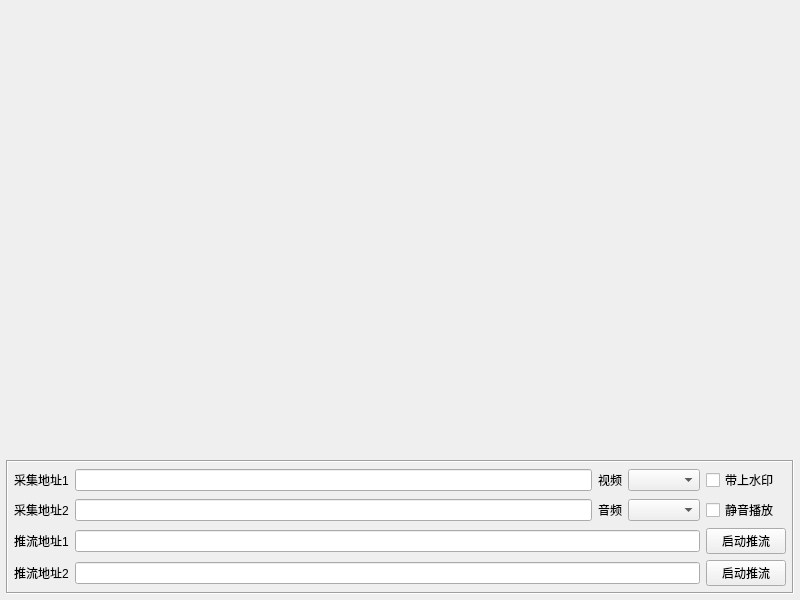
<?xml version="1.0" encoding="UTF-8"?>
<ui version="4.0">
 <class>FormDevicePush</class>
 <widget class="QWidget" name="FormDevicePush">
  <property name="geometry">
   <rect>
    <x>0</x>
    <y>0</y>
    <width>800</width>
    <height>600</height>
   </rect>
  </property>
  <property name="windowTitle">
   <string>Form</string>
  </property>
  <layout class="QGridLayout" name="gridLayout_2">
   <property name="leftMargin">
    <number>6</number>
   </property>
   <property name="topMargin">
    <number>6</number>
   </property>
   <property name="rightMargin">
    <number>6</number>
   </property>
   <property name="bottomMargin">
    <number>6</number>
   </property>
   <property name="spacing">
    <number>6</number>
   </property>
   <item row="0" column="0">
    <widget class="VideoWidget" name="videoWidget" native="true">
     <property name="sizePolicy">
      <sizepolicy hsizetype="Preferred" vsizetype="Expanding">
       <horstretch>0</horstretch>
       <verstretch>0</verstretch>
      </sizepolicy>
     </property>
    </widget>
   </item>
   <item row="1" column="0" colspan="2">
    <widget class="QFrame" name="frame">
     <property name="frameShape">
      <enum>QFrame::Shape::Box</enum>
     </property>
     <property name="frameShadow">
      <enum>QFrame::Shadow::Sunken</enum>
     </property>
     <layout class="QGridLayout" name="gridLayout">
      <property name="leftMargin">
       <number>6</number>
      </property>
      <property name="topMargin">
       <number>6</number>
      </property>
      <property name="rightMargin">
       <number>6</number>
      </property>
      <property name="bottomMargin">
       <number>6</number>
      </property>
      <property name="spacing">
       <number>6</number>
      </property>
      <item row="0" column="2">
       <widget class="QLabel" name="labVideoDevice">
        <property name="text">
         <string>视频</string>
        </property>
       </widget>
      </item>
      <item row="2" column="0">
       <widget class="QLabel" name="labPushUrl1">
        <property name="text">
         <string>推流地址1</string>
        </property>
       </widget>
      </item>
      <item row="2" column="4">
       <widget class="QPushButton" name="btnStart1">
        <property name="text">
         <string>启动推流</string>
        </property>
       </widget>
      </item>
      <item row="1" column="3">
       <widget class="QComboBox" name="cboxAudioDevice"/>
      </item>
      <item row="1" column="4">
       <widget class="QCheckBox" name="ckMuted">
        <property name="text">
         <string>静音播放</string>
        </property>
       </widget>
      </item>
      <item row="0" column="3">
       <widget class="QComboBox" name="cboxVideoDevice"/>
      </item>
      <item row="3" column="1" colspan="3">
       <widget class="QLineEdit" name="txtPushUrl2"/>
      </item>
      <item row="0" column="1">
       <widget class="QLineEdit" name="txtMediaUrl1"/>
      </item>
      <item row="0" column="0">
       <widget class="QLabel" name="labMediaUrl1">
        <property name="text">
         <string>采集地址1</string>
        </property>
       </widget>
      </item>
      <item row="2" column="1" colspan="3">
       <widget class="QLineEdit" name="txtPushUrl1"/>
      </item>
      <item row="3" column="0">
       <widget class="QLabel" name="labPushUrl2">
        <property name="text">
         <string>推流地址2</string>
        </property>
       </widget>
      </item>
      <item row="3" column="4">
       <widget class="QPushButton" name="btnStart2">
        <property name="text">
         <string>启动推流</string>
        </property>
       </widget>
      </item>
      <item row="1" column="1">
       <widget class="QLineEdit" name="txtMediaUrl2"/>
      </item>
      <item row="1" column="2">
       <widget class="QLabel" name="labAudioDevice">
        <property name="text">
         <string>音频</string>
        </property>
       </widget>
      </item>
      <item row="1" column="0">
       <widget class="QLabel" name="labMediaUrl2">
        <property name="text">
         <string>采集地址2</string>
        </property>
       </widget>
      </item>
      <item row="0" column="4">
       <widget class="QCheckBox" name="ckOsd">
        <property name="text">
         <string>带上水印</string>
        </property>
       </widget>
      </item>
     </layout>
    </widget>
   </item>
   <item row="0" column="1">
    <widget class="AudioLevel" name="audioLevel" native="true">
     <property name="minimumSize">
      <size>
       <width>20</width>
       <height>0</height>
      </size>
     </property>
     <property name="maximumSize">
      <size>
       <width>20</width>
       <height>16777215</height>
      </size>
     </property>
    </widget>
   </item>
  </layout>
 </widget>
 <customwidgets>
  <customwidget>
   <class>VideoWidget</class>
   <extends>QWidget</extends>
   <header location="global">videowidgetx.h</header>
   <container>1</container>
  </customwidget>
  <customwidget>
   <class>AudioLevel</class>
   <extends>QWidget</extends>
   <header>audiolevel.h</header>
   <container>1</container>
  </customwidget>
 </customwidgets>
 <tabstops>
  <tabstop>txtMediaUrl1</tabstop>
  <tabstop>txtMediaUrl2</tabstop>
  <tabstop>txtPushUrl1</tabstop>
  <tabstop>txtPushUrl2</tabstop>
  <tabstop>cboxVideoDevice</tabstop>
  <tabstop>cboxAudioDevice</tabstop>
  <tabstop>ckOsd</tabstop>
  <tabstop>ckMuted</tabstop>
  <tabstop>btnStart1</tabstop>
  <tabstop>btnStart2</tabstop>
 </tabstops>
 <resources/>
 <connections/>
</ui>
